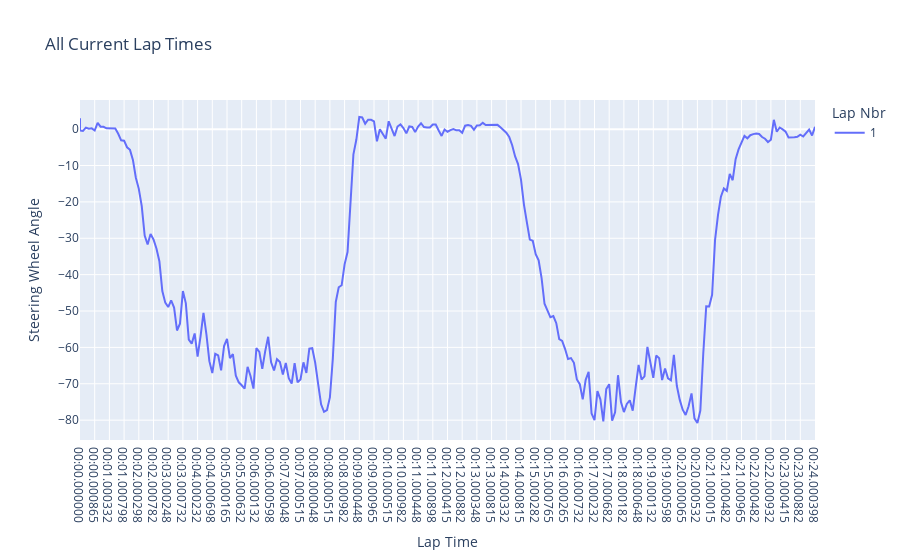

Write notebook code for a chart like this one.
### Code cell
filtered_df = track_location_df[track_location_df['Lap Nbr'] == 1]

fig = px.line(filtered_df, x='CurrentLapTime', y='SteeringWheelAngle (deg)', color='Lap Nbr',
              title='All Current Lap Times',
              labels={'CurrentLapTime': 'Lap Time', 'SteeringWheelAngle (deg)': 'Steering Wheel Angle'})


# Show the plot
fig.show()

### Figure 1 — Plotly figure (JSON) as saved in the notebook; plotly's stock layout.template omitted (floating-point values rounded to 4 significant figures; data arrays with more than 128 entries replaced by an {"elided": "..."} marker saying what was removed)
{"data": [{"hovertemplate": "Lap Nbr=1<br>Lap Time=%{x}<br>Steering Wheel Angle=%{y}<extra></extra>", "legendgroup": "1", "line": {"color": "#636efa", "dash": "solid"}, "marker": {"symbol": "circle"}, "mode": "lines", "name": "1", "orientation": "v", "showlegend": true, "type": "scatter", "x": {"elided": "255 str values"}, "xaxis": "x", "y": {"elided": "255 float values"}, "yaxis": "y"}], "layout": {"legend": {"title": {"text": "Lap Nbr"}, "tracegroupgap": 0}, "title": {"text": "All Current Lap Times"}, "xaxis": {"anchor": "y", "domain": [0, 1], "title": {"text": "Lap Time"}}, "yaxis": {"anchor": "x", "domain": [0, 1], "title": {"text": "Steering Wheel Angle"}}}}
